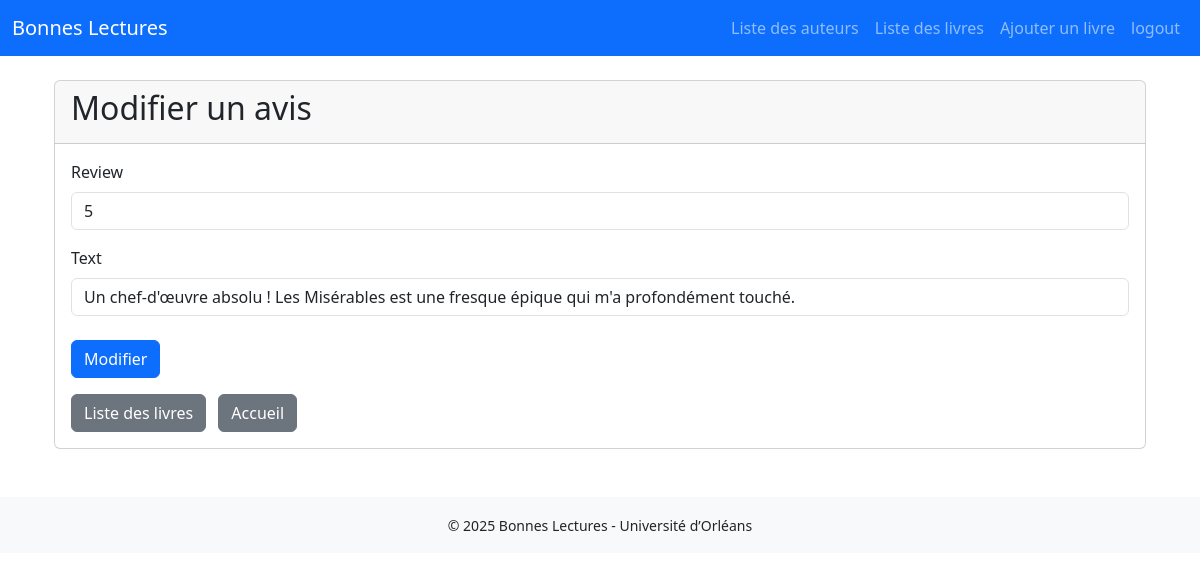
Page /edit_review/1/1 (signed in) on the committed database.
### bonnes_lectures/models.py (models this page shows)
class Review(models.Model):
  date = models.DateField(auto_now_add=True)
  text = models.CharField()
  review = models.SmallIntegerField(validators=[MinValueValidator(1), MaxValueValidator(5)])
  book = models.ForeignKey (Book , on_delete=models.CASCADE, related_name="reviews")
  user = models.ForeignKey(User, on_delete=models.CASCADE, related_name="reviews")

### bonnes_lectures/views.py (the view)
@login_required
def edit_review(request, book_id, review_id):
    review = get_object_or_404(Review, pk=review_id)
    book = get_object_or_404(Book, pk=book_id)
    if request.method == "POST":
        form = ReviewForm(request.POST, instance=review)
        if form.is_valid():
            updated_review = form.save(commit=False)
            updated_review.book = book
            updated_review.save()
            return redirect("book", book_id=book.id)
    else:
        form = ReviewForm(instance=review)
    return render(request, "bonnes_lectures/ReviewForm.html", {"form": form, "button_label": "Modifier", "book" : book})

### bonnes_lectures/forms.py
class ReviewForm (ModelForm) :
    class Meta :
        model = Review
        fields = ["review" , "text"]

### bonnes_lectures/templates/bonnes_lectures/ReviewForm.html (shortened to what this page needs)
{% extends "bonnes_lectures/main.html" %}
{% load django_bootstrap5 %}
{% block content %}
<div class="container mt-4">
    <div class="card">
        <div class="card-header">
            <h2>{{ button_label }} un avis</h2>
        </div>
        <div class="card-body">
            <form method="post">
                {% bootstrap_form form %}
                <button type="submit" class="btn btn-primary mt-2">{{ button_label }}</button>
            </form>
            <div class="mt-3">
                <a href="{% url 'bookBoard' %}" class="btn btn-secondary me-2">Liste des livres</a>
                <a href="{% url 'welcome' %}" class="btn btn-secondary">Accueil</a>
            </div>
        </div>
    </div>
</div>
{% endblock %}

### rows in the picture
Review: review "5", text "Un chef-d'œuvre absolu ! Les Misérables est une fresque épique qui m'a profondément touché."

### other values in the picture
{{ button_label }} "Modifier"
